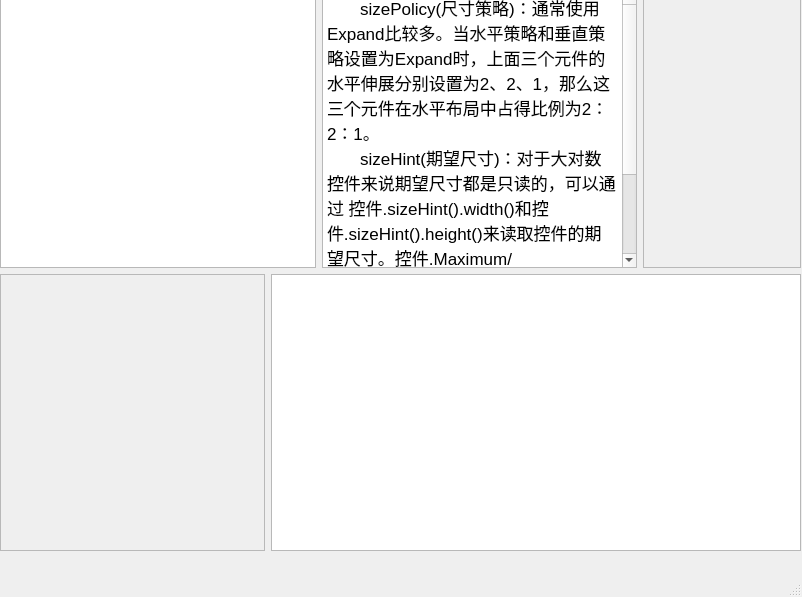
<?xml version="1.0" encoding="UTF-8"?>
<ui version="4.0">
 <class>MainWindow</class>
 <widget class="QMainWindow" name="MainWindow">
  <property name="geometry">
   <rect>
    <x>0</x>
    <y>0</y>
    <width>802</width>
    <height>597</height>
   </rect>
  </property>
  <property name="sizePolicy">
   <sizepolicy hsizetype="Expanding" vsizetype="Expanding">
    <horstretch>0</horstretch>
    <verstretch>0</verstretch>
   </sizepolicy>
  </property>
  <property name="windowTitle">
   <string>MainWindow</string>
  </property>
  <widget class="QWidget" name="centralwidget">
   <widget class="QWidget" name="">
    <property name="geometry">
     <rect>
      <x>0</x>
      <y>-10</y>
      <width>801</width>
      <height>561</height>
     </rect>
    </property>
    <layout class="QVBoxLayout" name="verticalLayout">
     <item>
      <layout class="QHBoxLayout" name="horizontalLayout_2">
       <item>
        <widget class="QTreeView" name="treeView">
         <property name="sizePolicy">
          <sizepolicy hsizetype="Expanding" vsizetype="Expanding">
           <horstretch>2</horstretch>
           <verstretch>0</verstretch>
          </sizepolicy>
         </property>
        </widget>
       </item>
       <item>
        <widget class="QTextEdit" name="textEdit">
         <property name="sizePolicy">
          <sizepolicy hsizetype="Expanding" vsizetype="Expanding">
           <horstretch>2</horstretch>
           <verstretch>0</verstretch>
          </sizepolicy>
         </property>
         <property name="html">
          <string>&lt;!DOCTYPE HTML PUBLIC &quot;-//W3C//DTD HTML 4.0//EN&quot; &quot;http://www.w3.org/TR/REC-html40/strict.dtd&quot;&gt;
&lt;html&gt;&lt;head&gt;&lt;meta name=&quot;qrichtext&quot; content=&quot;1&quot; /&gt;&lt;style type=&quot;text/css&quot;&gt;
p, li { white-space: pre-wrap; }
&lt;/style&gt;&lt;/head&gt;&lt;body style=&quot; font-family:'.AppleSystemUIFont'; font-size:13pt; font-weight:400; font-style:normal;&quot;&gt;
&lt;p style=&quot; margin-top:0px; margin-bottom:0px; margin-left:0px; margin-right:0px; -qt-block-indent:0; text-indent:0px;&quot;&gt;       sizePolicy(尺寸策略)：通常使用Expand比较多。当水平策略和垂直策略设置为Expand时，上面三个元件的水平伸展分别设置为2、2、1，那么这三个元件在水平布局中占得比例为2：2：1。&lt;/p&gt;
&lt;p style=&quot; margin-top:0px; margin-bottom:0px; margin-left:0px; margin-right:0px; -qt-block-indent:0; text-indent:0px;&quot;&gt;       sizeHint(期望尺寸)：对于大对数控件来说期望尺寸都是只读的，可以通过 控件.sizeHint().width()和控件.sizeHint().height()来读取控件的期望尺寸。控件.Maximum/minimumSizeHint().width()和控件.Maximum/minimumSizeHint().height()来读取控件的最大和最小期望尺寸。&lt;/p&gt;
&lt;p style=&quot;-qt-paragraph-type:empty; margin-top:0px; margin-bottom:0px; margin-left:0px; margin-right:0px; -qt-block-indent:0; text-indent:0px;&quot;&gt;&lt;br /&gt;&lt;/p&gt;&lt;/body&gt;&lt;/html&gt;</string>
         </property>
         <property name="placeholderText">
          <string/>
         </property>
        </widget>
       </item>
       <item>
        <widget class="QFrame" name="frame">
         <property name="sizePolicy">
          <sizepolicy hsizetype="Preferred" vsizetype="Preferred">
           <horstretch>1</horstretch>
           <verstretch>0</verstretch>
          </sizepolicy>
         </property>
         <property name="frameShape">
          <enum>QFrame::StyledPanel</enum>
         </property>
         <property name="frameShadow">
          <enum>QFrame::Raised</enum>
         </property>
        </widget>
       </item>
      </layout>
     </item>
     <item>
      <layout class="QHBoxLayout" name="horizontalLayout">
       <item>
        <widget class="QFrame" name="frame_2">
         <property name="sizePolicy">
          <sizepolicy hsizetype="Preferred" vsizetype="Preferred">
           <horstretch>1</horstretch>
           <verstretch>0</verstretch>
          </sizepolicy>
         </property>
         <property name="frameShape">
          <enum>QFrame::StyledPanel</enum>
         </property>
         <property name="frameShadow">
          <enum>QFrame::Raised</enum>
         </property>
        </widget>
       </item>
       <item>
        <widget class="QTreeView" name="treeView_2">
         <property name="sizePolicy">
          <sizepolicy hsizetype="Expanding" vsizetype="Expanding">
           <horstretch>2</horstretch>
           <verstretch>0</verstretch>
          </sizepolicy>
         </property>
        </widget>
       </item>
      </layout>
     </item>
    </layout>
   </widget>
  </widget>
  <widget class="QMenuBar" name="menubar">
   <property name="geometry">
    <rect>
     <x>0</x>
     <y>0</y>
     <width>802</width>
     <height>24</height>
    </rect>
   </property>
  </widget>
  <widget class="QStatusBar" name="statusbar"/>
 </widget>
 <resources/>
 <connections/>
</ui>
